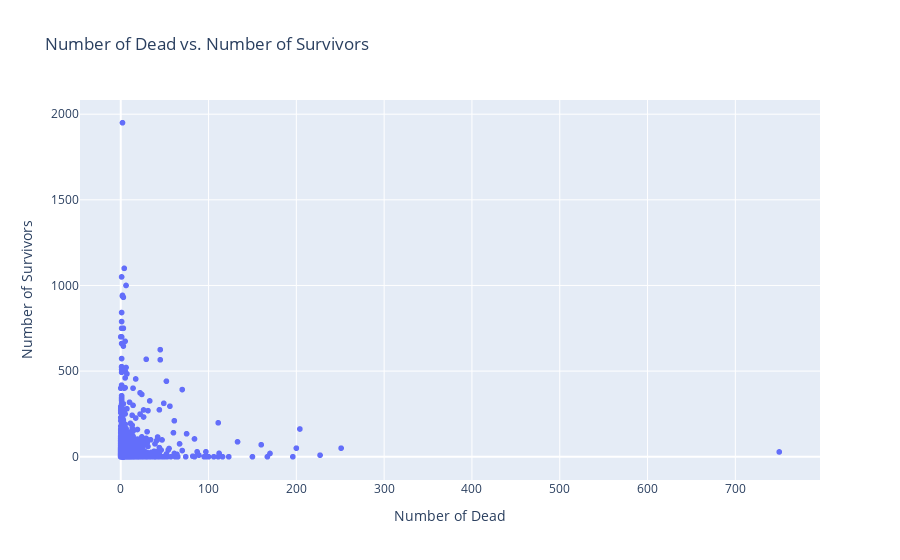

The notebook cell this image was saved under:
### Code cell
# 5. Scatter Plot (Number of Dead vs. Number of Survivors)
fig_scatter = px.scatter(df.to_pandas(), x="Number of Dead", y="Number of Survivors", title="Number of Dead vs. Number of Survivors")
fig_scatter.show()

### Figure 1 — Plotly figure (JSON) as saved in the notebook; plotly's stock layout.template omitted (floating-point values rounded to 4 significant figures; data arrays with more than 128 entries replaced by an {"elided": "..."} marker saying what was removed)
{"data": [{"hovertemplate": "Number of Dead=%{x}<br>Number of Survivors=%{y}<extra></extra>", "legendgroup": "", "marker": {"color": "#636efa", "symbol": "circle"}, "mode": "markers", "name": "", "showlegend": false, "type": "scattergl", "x": {"elided": "17474 int values"}, "xaxis": "x", "y": {"elided": "17474 int values"}, "yaxis": "y"}], "layout": {"autosize": true, "legend": {"tracegroupgap": 0}, "title": {"text": "Number of Dead vs. Number of Survivors"}, "xaxis": {"anchor": "y", "autorange": true, "domain": [0, 1], "range": [-45.38, 795.4], "title": {"text": "Number of Dead"}, "type": "linear"}, "yaxis": {"anchor": "x", "autorange": true, "domain": [0, 1], "range": [-164.2, 2111.0], "title": {"text": "Number of Survivors"}, "type": "linear"}}}
